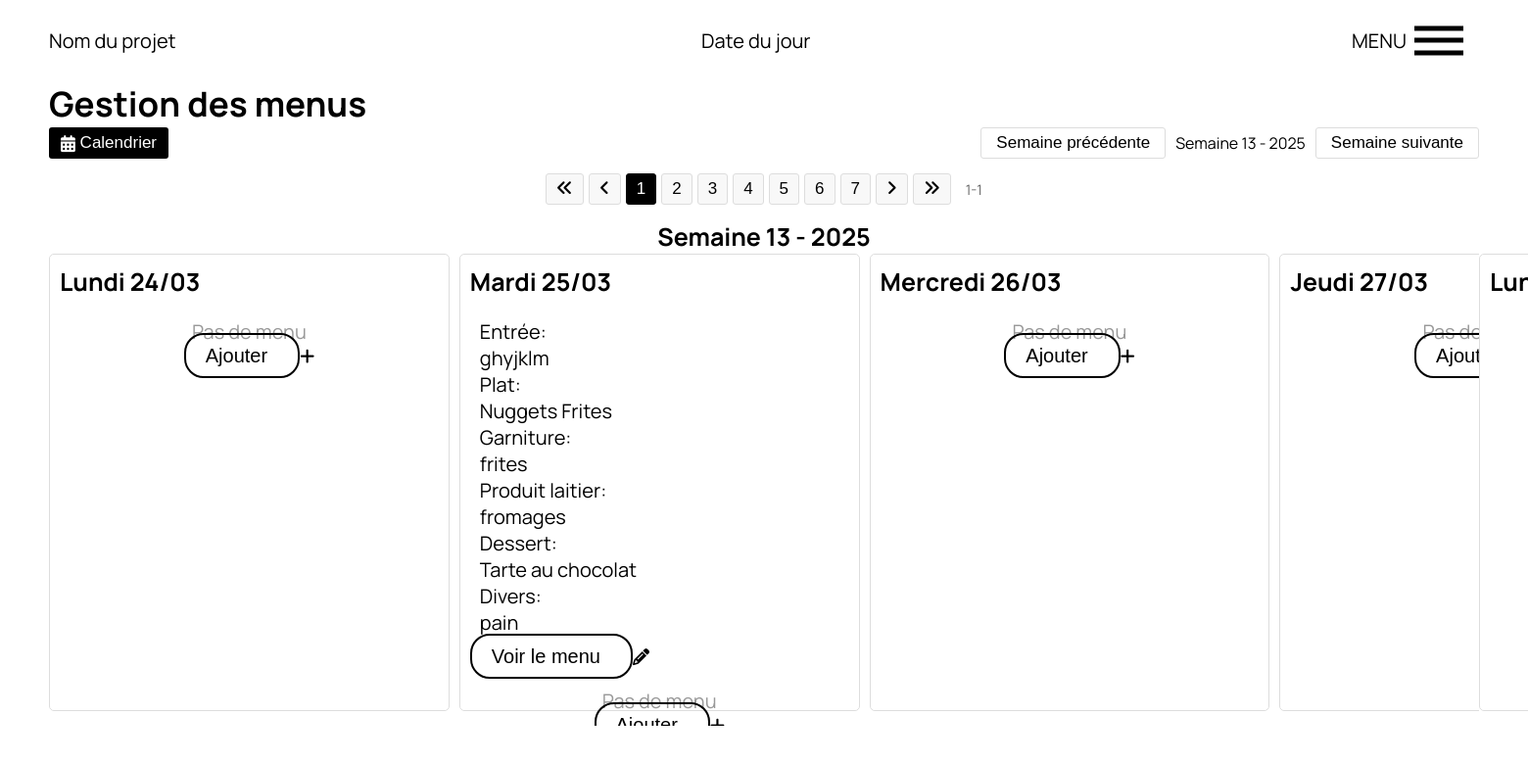
The app's page /Mairie/HTML_Liste_Menu.php, older data.
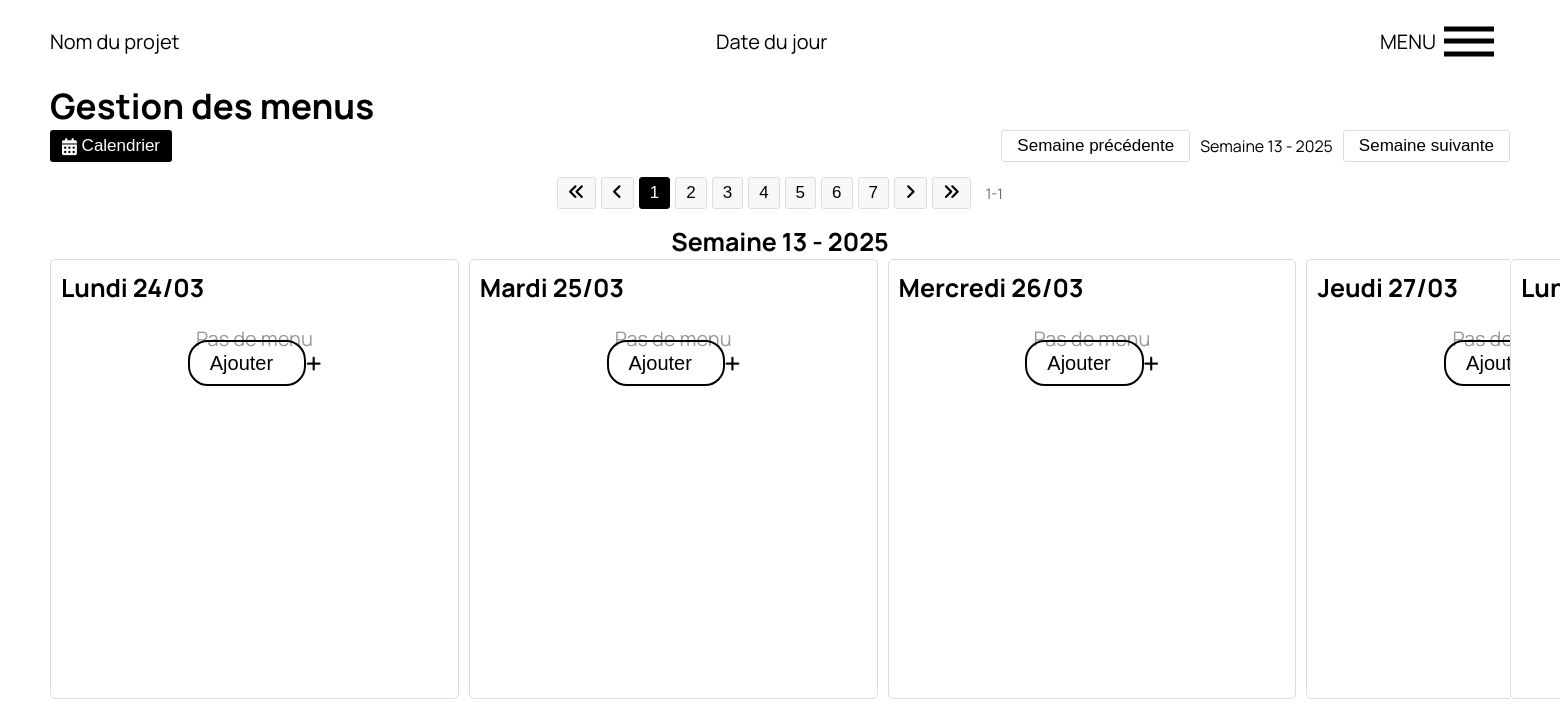
The same page, newer data.
### tables this page shows
CREATE TABLE `menu` (
  `id` int NOT NULL,
  `date_menu` date DEFAULT NULL,
  `entree` varchar(150) NOT NULL,
  `plat` varchar(150) NOT NULL,
  `garniture` varchar(150) NOT NULL,
  `produit_laitier` varchar(150) NOT NULL,
  `dessert` varchar(150) NOT NULL,
  `divers` varchar(150) NOT NULL,
  `nom_menu` varchar(20) DEFAULT NULL,
  `valeur_element` varchar(50) DEFAULT NULL
);

### Mairie/HTML_Liste_Menu.php (the view, shortened to what the changed rows need)
<!DOCTYPE html>
<html lang="fr">
<head>
    <link rel="stylesheet" href="https://cdnjs.cloudflare.com/ajax/libs/font-awesome/6.7.2/css/all.min.css" />
    <link rel="stylesheet" href="../CSS/liste_menus.css">
</head>
<body>
    <section class="liste_menus">
        <h2>Gestion des menus</h2>
        <div>
            <?php
                require_once '../bdd.php';
                $sql = "SELECT * FROM menu ORDER BY date_menu ASC";
                $req = $connexion->query($sql);
                $menus = $req->fetchAll(PDO::FETCH_ASSOC);
                $semaineActuelle = date('W');
                $anneeActuelle = date('Y');
                $totalSemaines = 7;
                $semainesParPage = 1;
                $semaineDepart = $semaineActuelle;
                $pageActuelle = 1;
                echo '<div class="calendrier-container">';
                    echo '<div class="pagination-controls">';
                        echo '<button id="first-page" class="page-control"><i class="fa-solid fa-angles-left"></i></button>';
                        echo '<button id="prev-page" class="page-control"><i class="fa-solid fa-angle-left"></i></button>';
                        $totalPages = ceil($totalSemaines / $semainesParPage);
                        for ($i = 1; $i <= $totalPages; $i++) {
                            $activeClass = ($i == $pageActuelle) ? 'active' : '';
                            echo '<button class="page-num ' . $activeClass . '" data-page="' . $i . '">' . $i . '</button>';
                        }
                        echo '<button id="next-page" class="page-control"><i class="fa-solid fa-angle-right"></i></button>';
                        echo '<button id="last-page" class="page-control"><i class="fa-solid fa-angles-right"></i></button>';
                        echo '<span id="page-range">' . (($pageActuelle-1) * $semainesParPage + 1) . '-' . min($pageActuelle * $semainesParPage, $totalSemaines) . '</span>';
                    echo '</div>';
                    echo '<div class="semaines-container" id="semaines-container">';
                        for ($i = 0; $i < $totalSemaines; $i++) {
                            $numSemaine = $semaineDepart + $i;
                            $annee = $anneeActuelle;
                            $isCurrentWeek = ($numSemaine === $semaineActuelle && $annee === $anneeActuelle) ? ' current-week' : '';
                            echo "<div class='semaine{$isCurrentWeek}' data-semaine='{$numSemaine}' data-annee='{$annee}' data-index='{$i}'>";
                                echo "<h3>Semaine " . $numSemaine . " - " . $annee . "</h3>";
                                echo "<div class='jours_semaine'>";
                                    for ($jour = 1; $jour <= 5; $jour++) {
                                        $date = new DateTime();
                                        $date->setISODate($annee, $numSemaine, $jour);
                                        $dateStr = $date->format('Y-m-d');
                                        $jourNom = ['Lundi', 'Mardi', 'Mercredi', 'Jeudi', 'Vendredi'][$jour-1];
                                        $isToday = ($dateStr === date('Y-m-d')) ? ' today' : '';
                                        echo "<div class='jour{$isToday}' data-date='{$dateStr}'>";
                                            echo "<h3>{$jourNom} " . $date->format('d/m') . "</h3>";
                                            $menuTrouve = false;
                                            foreach ($menus as $menu) {
                                                if (isset($menu['date_menu']) && $menu['date_menu'] == $dateStr) {
                                                    echo "<div class='menu_bloc'>";
                                                        echo "<div class='menu_details'>";
                                                            echo "<div class='menu_details_item'>";
                                                                echo "<p>Entrée:&nbsp;</p>";
                                                                echo "<p>" . htmlspecialchars($menu['entree']) ."</p>";
                                                            echo "</div>";
                                                            echo "<div class='menu_details_item'>";
                                                                echo "<p>Plat: &nbsp;</p>";
                                                                echo "<p>" . htmlspecialchars($menu['plat']) . "</p>";
                                                            echo "</div>";
                                                            echo "<div class='menu_details_item'>";
                                                                echo "<p>Garniture:&nbsp;</p>";
                                                                echo "<p>" . htmlspecialchars($menu['garniture']) ."</p>";
                                                            echo "</div>";
                                                            echo "<div class='menu_details_item'>";
                                                                echo "<p>Produit laitier:&nbsp;</p>";
                                                                echo "<p>" . htmlspecialchars($menu['produit_laitier']) ."</p>";
                                                            echo "</div>";
                                                            echo "<div class='menu_details_item'>";
                                                                echo "<p>Dessert:&nbsp;</p>";
                                                                echo "<p>" . htmlspecialchars($menu['dessert']) ."</p>";
                                                            echo "</div>";
                                                            echo "<div class='menu_details_item'>";
                                                                echo "<p>Divers:&nbsp;</p>";
                                                                echo "<p>" . htmlspecialchars($menu['divers']) ."</p>";
                                                            echo "</div>";
                                                        echo "</div>";
                                                    echo "</div>";
                                                    echo "<button><a href='../Mairie/HTML_Menu_read.php?id=" . $menu['id'] . "'>Voir le menu&nbsp;&nbsp;</a><i class='fa-solid fa-pencil'></i></button>";
                                                    break;
                                                }
                                            }
                                            if (!$menuTrouve) {
                                                echo "<div class='menu_vide'>";
                                                    echo "<p>Pas de menu</p>";
                                                    echo "<button><a href='../Mairie/HTML_Menu_create.php?date=" . $dateStr . "'>Ajouter&nbsp;&nbsp;</a><i class='fa-solid fa-plus'></i></button>";
                                                echo "</div>";
                                            }
                                        echo "</div>";
                                    }
                                echo "</div>";
                            echo "</div>";
                        }
                    echo '</div>';
                echo '</div>';
            ?>
        </div>
    </section>
</body>
</html>

Row changes from the older to the newer data that the page shows:
removed menu: entree "ghyjklm", plat "Nuggets Frites", garniture "frites", produit_laitier "fromages", dessert "Tarte au chocolat", divers "pain"
